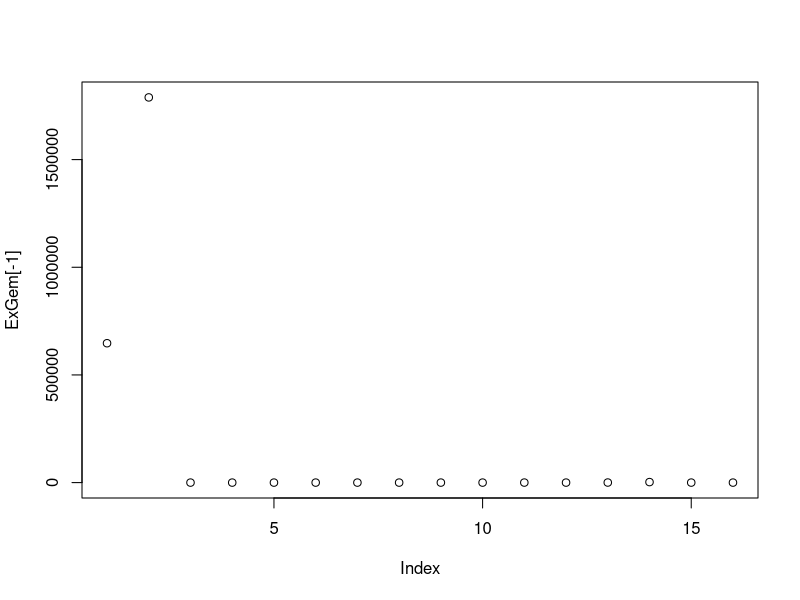
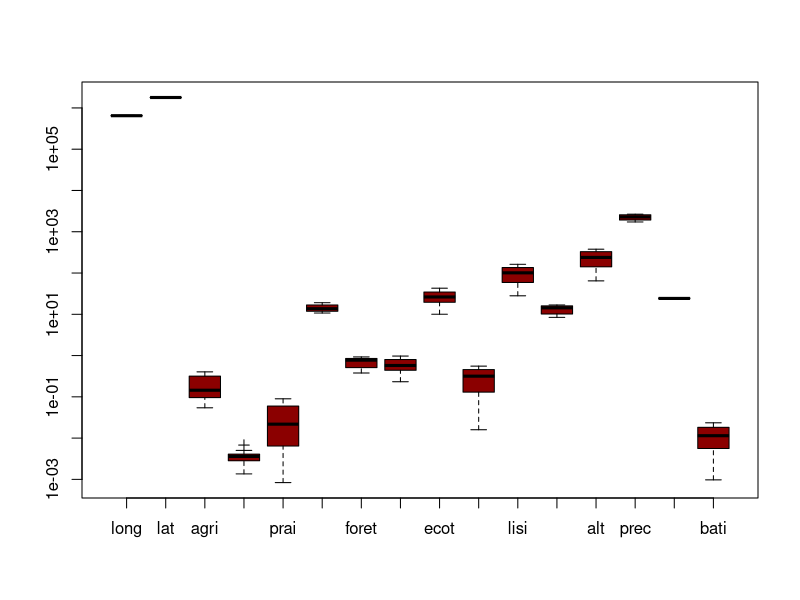
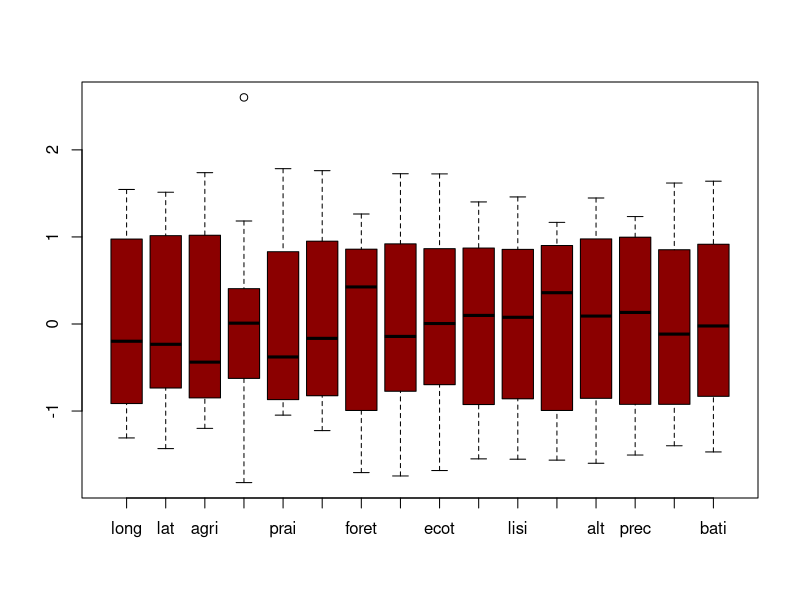
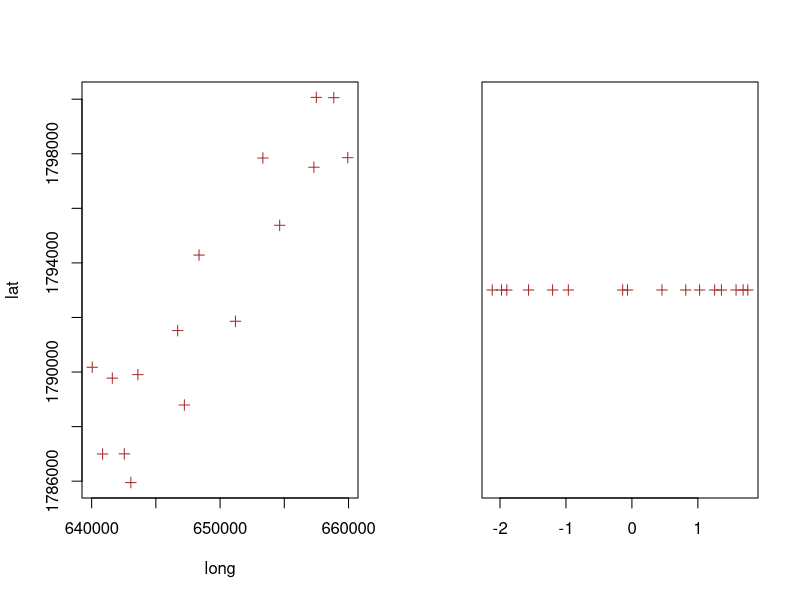
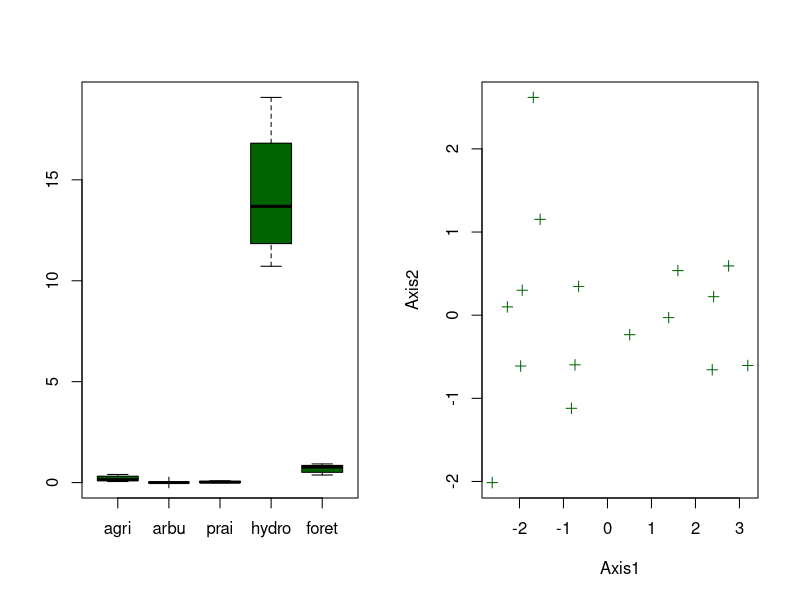
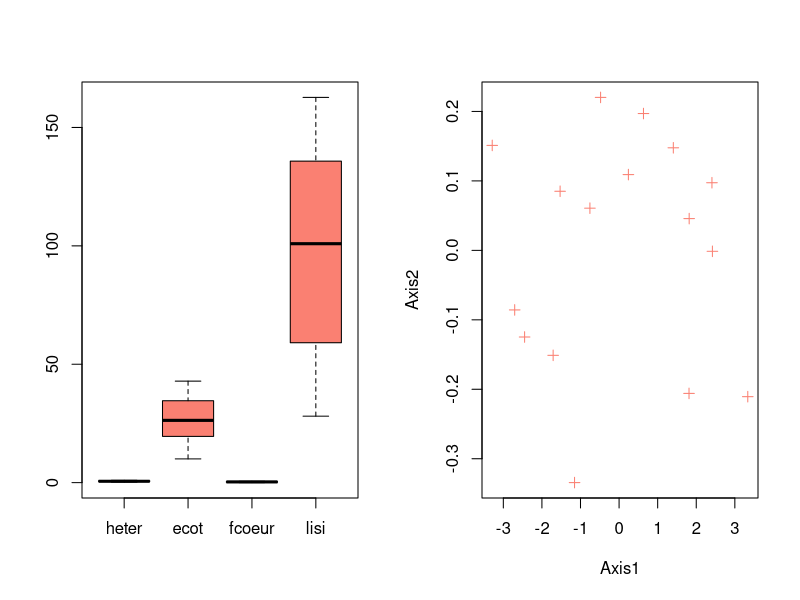
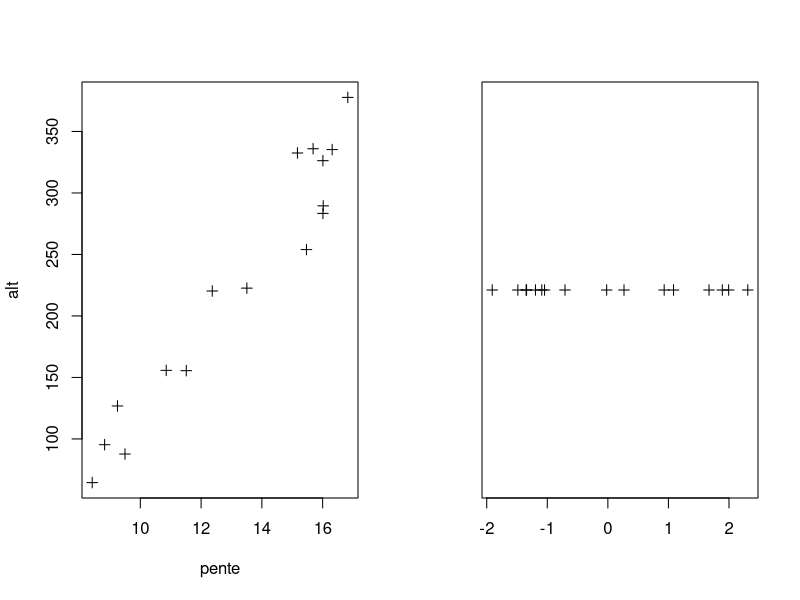
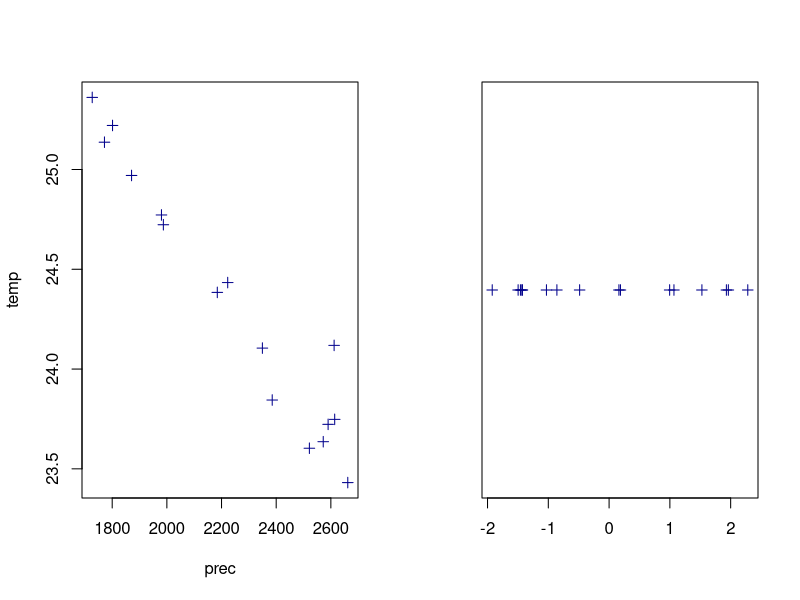

Write R code to recreate these figures, in order. (Note: this script raises an error after producing the figures.)
## ---- chunk 1
knitr::opts_chunk$set(fig.align="center", fig.width=6, fig.height=6, fig.path="Figs/", echo=TRUE, warning=FALSE, message=FALSE, cache=TRUE)
## ---- chunk 2
library(tidyverse)
library(ade4)

library(vegan)
#library(rpart)

library(rpart)
library(MASS)
## ---- chunk 3
habitat = read.table("../data/habitat.tsv", sep = "\t",
                     stringsAsFactors = T, header = T, na.strings = T)
especes = read.table("../data/especes.tsv", sep = "\t",
                     stringsAsFactors = T, header = T, na.strings = T)
commu = read.table("../data/communautes.tsv", sep = "\t", stringsAsFactors = T, header = T, na.strings = T)

habitat = habitat[,-2:-3]
name = colnames(habitat)
colnames(habitat) = name
## ---- chunk 4
# Récupération des noms des colonnes correspondant aux espèces (colonnes 2 à 17)
vectNom = names(commu[2:17])

# Création d'une liste vide pour stocker les sous-ensembles
listSubsets = list()
# Parcours de toutes les espèces
for (i in 1:length(vectNom)) {
  especesActu = vectNom[i]
  # Extraction des numéros de lieu (IdPE) où l'espèce a une présence (valeur 1)
  foosubset = commu$IdPE[commu[[especesActu]] == 1]
  listSubsets[[especesActu]] = foosubset
}

listSubsets$Gem
## ---- chunk 5
par(mfrow = c(1,1))
ExGem = colMeans(subset(habitat, habitat$IdPE %in% listSubsets$Gem))
plot(ExGem[-1])
## ---- chunk 6
ExMat = t(sapply(names(listSubsets), function(name) {
  colMeans(subset(habitat, habitat$IdPE %in% listSubsets[[name]]))
}))
ExMat = ExMat[,-1]
## ---- chunk 7
chisq.test(habitat[,2:17])

for (i in 2:17){
  print(chisq.test(habitat[,i]))
}
## ---- chunk 8
boxplot(ExMat,
     pch = 3, col = "darkred",
     log = "y")
## ---- chunk 9
ExMat.meannorm = scale(ExMat, center = T, scale = T)
## ---- chunk 10
boxplot.matrix(ExMat.meannorm, col = "darkred")
## ---- chunk 11
par(mfrow = c(1,2))

#   1. Point d'écoute : 

plot(ExMat[,1:2],
     pch = 3, col = "brown")

acp.Ecoute = dudi.pca(ExMat[,1:2], center = TRUE, scale = TRUE,
                 ,scannf = FALSE, nf = 1)
plot(acp.Ecoute$li,
     pch = 3, col = "brown")

#corrélation +

#  2. Occupation du sol : 
  
boxplot(ExMat[,3:7],
     pch = 3, col = "darkgreen")

acp.Ocuu = dudi.pca(ExMat[,3:7], center = TRUE, scale = TRUE,
                 scannf = FALSE, nf = 2)
plot(acp.Ocuu$li,
     pch = 3, col = "darkgreen")

# pas de corrélation

#  3. Fragmentation : 

boxplot(ExMat[,8:11],
     pch = 3, col = "salmon")


acp.Frag = dudi.pca(ExMat[,8:11], center = TRUE, scale = TRUE,
                 scannf = FALSE, nf = 2)
plot(acp.Frag$li,
     pch = 3, col = "salmon")

# pas de corrélation

#  4. Topographie

plot(ExMat[,12:13],
     pch = 3, col = "black")

acp.Topo = dudi.pca(ExMat[,12:13], center = TRUE, scale = TRUE,
                 scannf = FALSE, nf = 1)
plot(acp.Topo$li,
     pch = 3, col = "black")

# corrélation +

#  5. condition topographique

plot(ExMat[,14:15],
     pch = 3, col = "darkblue")

acp.CondTopo = dudi.pca(ExMat[,14:15], center = TRUE, scale = TRUE,
                 scannf = FALSE, nf = 1)
plot(acp.CondTopo$li,
     pch = 3, col = "darkblue")

# corrélation -

#  6. Urbanisation

par(mfrow = c(1,1))
boxplot(ExMat[,16],
     pch = 3, col = "darkgray")

# c'est une ligne

# 7. Total
par(mfrow = c(1,2))
boxplot(ExMat,
     pch = 3, col = "darkred",
     las = 2, log = "y")
acp.Total = dudi.pca(ExMat[,1:15], center = TRUE, scale = TRUE,
                     scannf = FALSE, nf = 2)

# bordel imonde
## ---- chunk 12
# discrimin = AFD
# les arg : (acp, var qualitative)
afd.Ecoute.Taille = discrimin(acp.Ecoute,as.factor(especes$Taille)
                 , scannf = FALSE, nf = 2)

plot(afd.Ecoute.Taille)


#########
afd.Ocuu.Taille = discrimin(acp.Ocuu,as.factor(especes$Taille)
                 , scannf = FALSE, nf = 2)

plot(afd.Ocuu.Taille)



########
afd.Frag.Taille = discrimin(acp.Frag,as.factor(especes$Taille)
                 , scannf = FALSE, nf = 2)

plot(afd.Frag.Taille)


########
afd.Mat.Taille = discrimin(acp.Topo,as.factor(especes$Taille)
                 , scannf = FALSE, nf = 2)

plot(afd.Ecoute.Taille)


########
afd.CondTopo.Taille = discrimin(acp.CondTopo,as.factor(especes$Taille)
                 , scannf = FALSE, nf = 2)

plot(afd.CondTopo.Taille)
